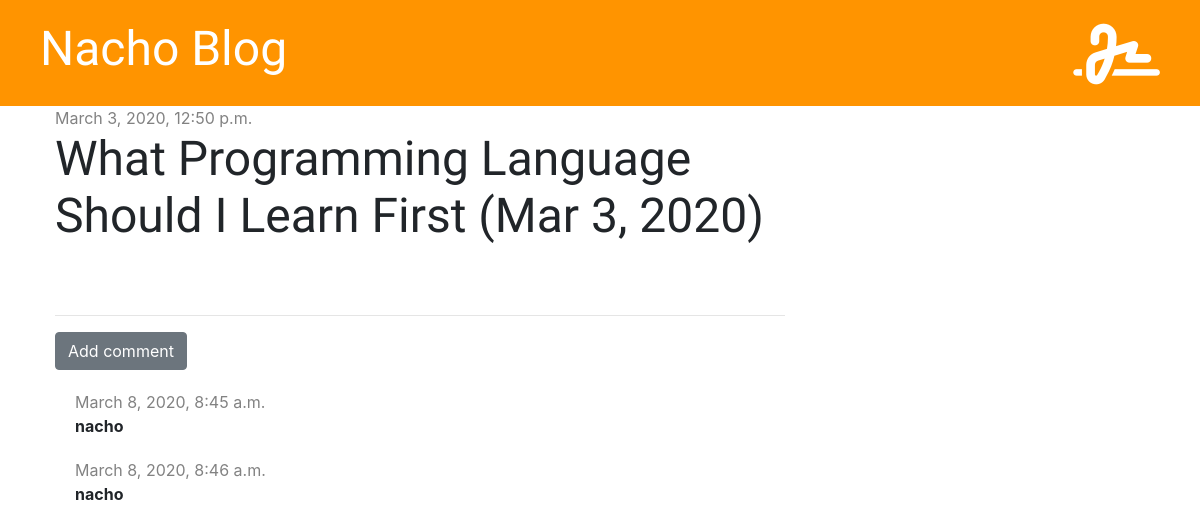
The app's page /post/1/ with its own data.
### blog/models.py (models this page shows, shortened)
class Post(models.Model):
    author = models.ForeignKey('auth.User', on_delete=models.CASCADE)
    title = models.CharField(max_length=200)
    text = models.TextField()
    created_date = models.DateTimeField(default=timezone.now)
    published_date = models.DateTimeField(blank=True, null=True)

class Comment(models.Model):
    post = models.ForeignKey('blog.Post', on_delete=models.CASCADE, related_name='comments')
    author = models.CharField(max_length=200)
    text = models.TextField()
    created_date = models.DateTimeField(default=timezone.now)
    approved = models.BooleanField(default=False)

### blog/views.py (the view)
# urls.py: path('post/<int:pk>/', views.post_detail, name='post_detail'),
def post_detail(request, pk):
    post = get_object_or_404(Post, pk=pk)
    stuff_for_frontend = {'post': post}
    return render(request, 'blog/post_detail.html', stuff_for_frontend)

### blog/templatetags/markdownify.py (called while the page is built)
@register.filter
def markdown(value):
    renderer = HighlightRenderer()
    markdown = mistune.Markdown(renderer=renderer)
    return markdown(value)

### blog/templates/blog/post_detail.html (shortened to what this page needs)
{% extends 'blog/base.html' %}
{% load markdownify %}
{% block content %}
    <div class="post">
        {% if post.published_date %}
            <div class="date">
                {{ post.published_date }}
            </div>
        {% else %}
            <a href="{% url 'post_publish' pk=post.pk %}" class="btn btn-primary">Publish</a>
        {% endif %}
        <h1>{{ post.title }}</h1>
    </div>
    <hr>
    <a href="{% url 'add_comment_to_post' pk=post.pk %}" class="btn btn-secondary">Add comment</a>
    {% for comment in post.comments.all %}
        {% if user.is_authenticated or comment.approved %}
            <div class="comment">
                <div class="date">
                    {{ comment.created_date }}
                </div>
                <strong>{{ comment.author }}</strong>
            </div>
        {% endif %}
    {% empty %}
        <p>No comments yet...</p>
    {% endfor %}
{% endblock %}

### blog/static/css/blog.css (style rules this page uses)
h1, h2, h3, h4 { font-family: 'Tangerine', 'Inconsolata', 'Droid Sans', serif; font-size: 48px; }
.date { color: #828282; }
.post { margin-bottom: 70px; }
.comment { margin: 20px 0px 20px 20px; }

### records on screen
Post: published_date "March 3, 2020, 12:50 p.m.", title "What Programming Language Should I Learn First (Mar 3, 2020)"
Comment: created_date "March 8, 2020, 8:45 a.m.", author "nacho"
Comment: created_date "March 8, 2020, 8:46 a.m.", author "nacho"
